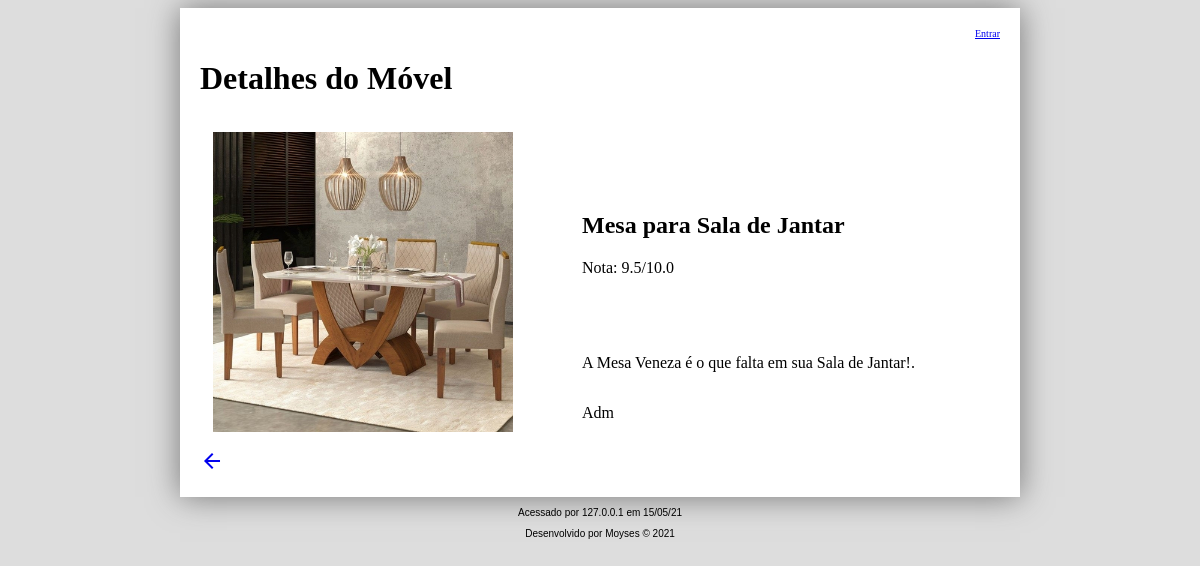
Screenshot of /detalhes.php?cod=1 with the database file from the repository.
### tables this page shows
CREATE TABLE `moveis` (
  `cod` int(11) NOT NULL,
  `nome` varchar(40) NOT NULL,
  `genero` int(11) NOT NULL,
  `distribuidora` int(11) NOT NULL,
  `descricao` text NOT NULL,
  `nota` decimal(4,2) NOT NULL,
  `capa` varchar(40) DEFAULT NULL
);

### detalhes.php (the view, shortened to what this page needs)
<!DOCTYPE html>
<html lang="pt-br">
<head>
<link rel="stylesheet" href="css/style.css"/>
</head>
<body>
<?php
require_once "includes/banco.php";
require_once "includes/funcoes.php";
?>
<div id="corpo">
<?php include_once "includes/topo.php";
$c = $_GET['cod'] ?? 0;
$busca = $banco->query("select * from moveis where cod='$c'");
?>
<h1>Detalhes do Móvel</h1>
<table class='detalhes'>
<?php
if (!$busca) {
	echo "<tr><td>Busca falhou! banco->error";
} else {
	if ($busca->num_rows == 1) {
		$reg = $busca->fetch_object();
		$t = thumb ($reg->capa);
		echo "<tr><td rowspan='3'><img src='$t' class='full'/>";
		echo "<td><h2>$reg->nome</h2>";
		echo "Nota: " . number_format($reg->nota, 1) . "/10.0";
		echo "<tr><td>$reg->descricao";
		echo "<tr><td>Adm";
	} else {
		echo "<tr><td>Nenhum registro encontrado";
	}
}
?>
</table>
<?php echo voltar() ?>
</div>
<?php include_once "includes/rodape.php"; ?>
</body>
</html>

### css/style.css (style rules this page uses)
body { background-color: #ddd; font-family: Tahoma; }
div#corpo { width: 800px; margin: auto; padding: 20px; background-color: #fff; box-shadow: 0px 0px 30px #777; }
table.detalhes { width: 100%; }
table.detalhes { padding: 10px; vertical-align: top; }
img.full { height: 300px; }

### rows the page displays
moveis: capa (picture), nome "Mesa para Sala de Jantar", nota "9.5", descricao "A Mesa Veneza é o que falta em sua Sala de Jantar!."

### other values shown
$_SERVER['REMOTE_ADDR'] "127.0.0.1"
